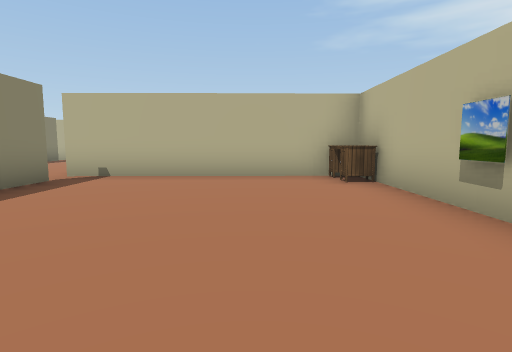
View 1 (above)

16 first-person views from a walk through a scene from a Unity 3-D project. The camera is 1.4 m above the floor, tilts 6° down and sees 80° across. The floor is counted in squares, 2 m on a side. Each view is taken from the middle of a square. On the plan, view 1 faces up. The plan holds only what a view shows up to about 10 squares ahead; the rest is blank. The place goes on beyond the plan. The player is left out. Some surface patterns are stand-ins.

View 2
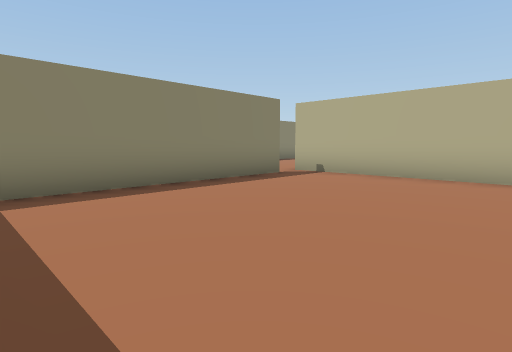

View 3
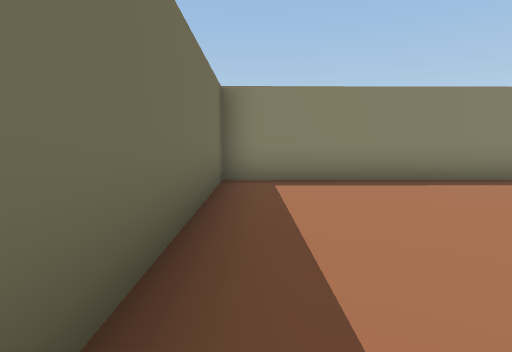

View 4
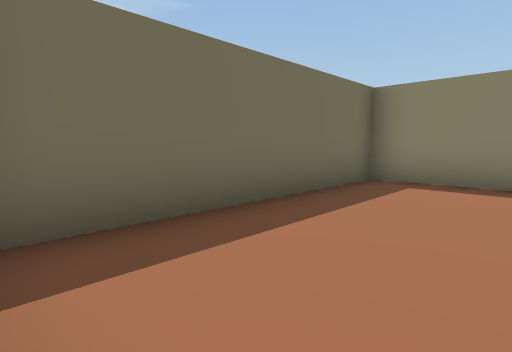

View 5
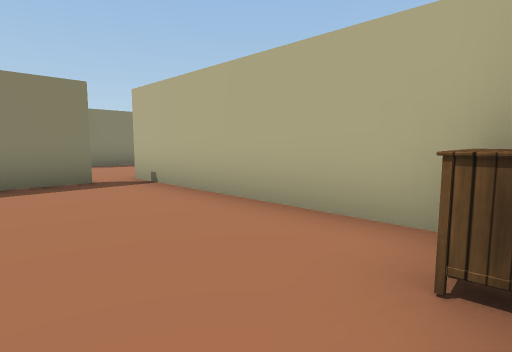

View 6
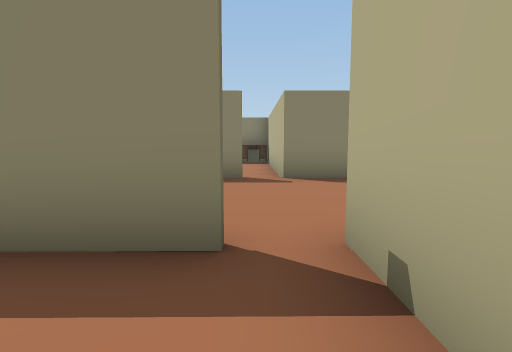

View 7
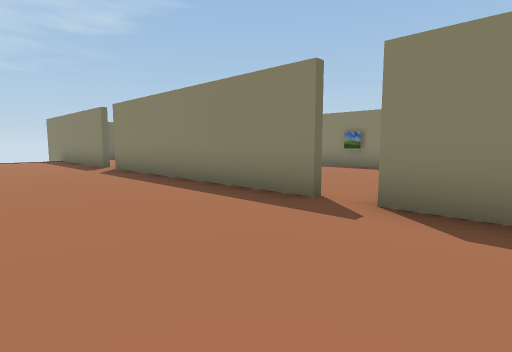

View 8
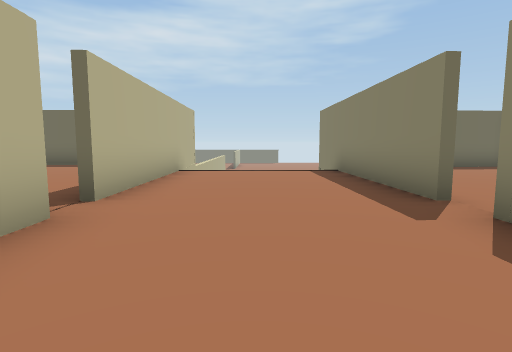

View 9
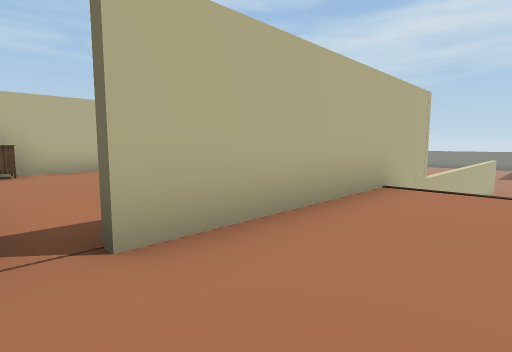

View 10
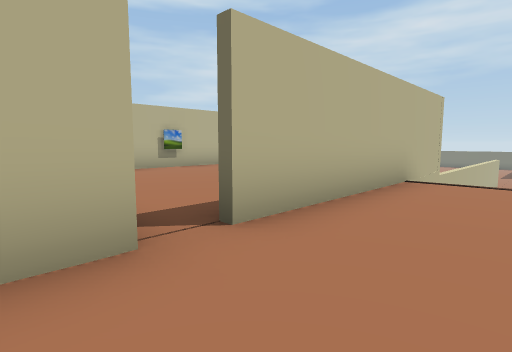

View 11
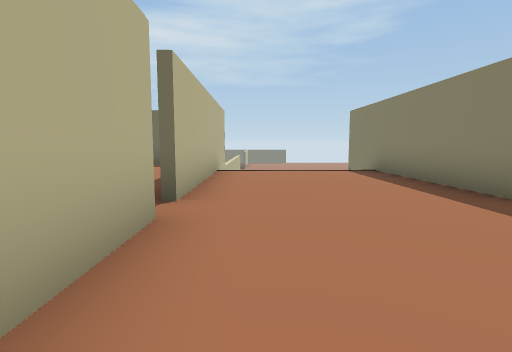

View 12
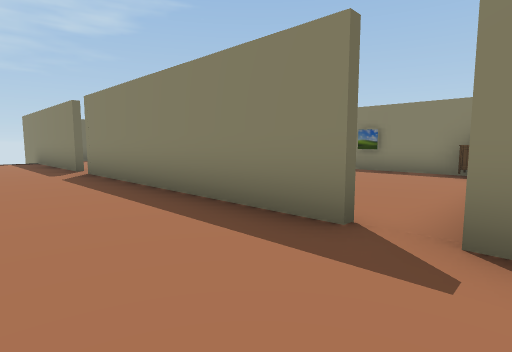

View 13
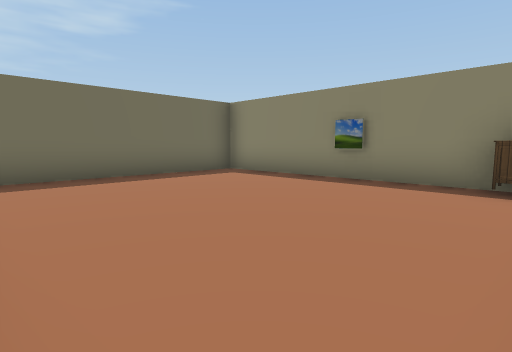

View 14
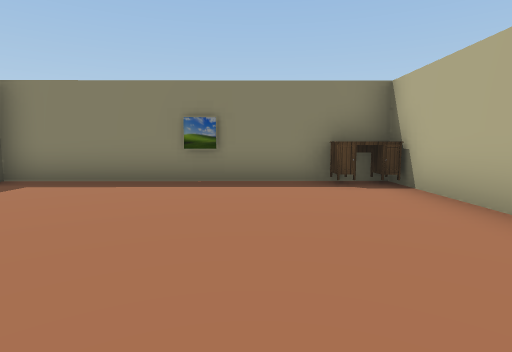

View 15
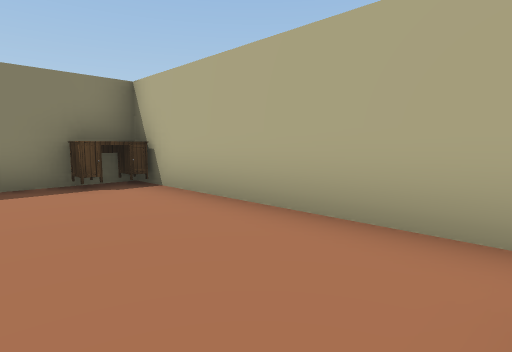

View 16
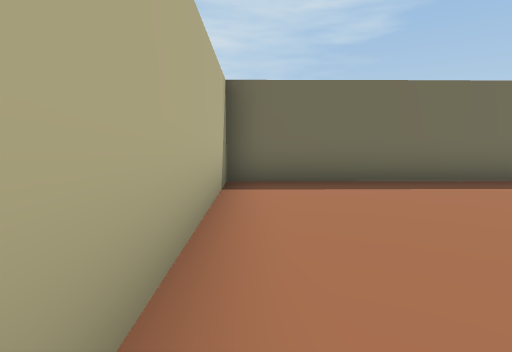

### Floor plan
Points are (right, up) in squares from view 1. A wall is a line through its corners. A room is listed if a view was taken in it or the views show most of it. See-through windows are left out.
Room 1 (views 1, 2, 3, 4, 5, 6)
walls: (-3.9, 5.8) (-3.9, -0.6) (1.6, -0.6); (2.3, 6.7) (-4.2, 6.6)
ways out: opening at (-4, 6) to room 2
objects: other object (2, -2) to (2, -1); other object (2, 6)
Room 2 (views 7, 8, 9, 10, 11, 12)
walls: (-4, -7.1) (-4, -1.6); (-8.3, -1.7) (-8.2, -7.2); (-4, -0.9) (-4.1, 1.1); (-8.4, 5.7) (-8.3, -0.9); (-8.4, 8) (-8.4, 6.6)
ways out: opening at (-4, 6) to room 1; opening at (-8, 6) to room 3; gap at (-4, -2)
Room 3 (views 13, 14, 15, 16)
walls: (-8.4, 6.6) (-14.7, 6.5) (-14.7, -0.8) (-8.4, -0.7) (-8.5, 4.6)
ways out: opening at (-8, 6) to room 2
objects: other object (-14, 6)

Where each view was taken, in squares from view 1:
view 1: 0 up, 0 right, facing up
view 2: 0 up, 1 right, facing up-left
view 3: 0 up, 2 right, facing left
view 4: 2 up, 2 right, facing down-left
view 5: 4 up, 2 right, facing up-left
view 6: 6 up, 2 left, facing left
view 7: 8 up, 5 left, facing down-left
view 8: 2 up, 6 left, facing down
view 9: 1 down, 6 left, facing down-right
view 10: 0 up, 6 left, facing down-right
view 11: 2 up, 5 left, facing down
view 12: 7 up, 6 left, facing down-left
view 13: 6 up, 9 left, facing down-left
view 14: 4 up, 9 left, facing left
view 15: 4 up, 9 left, facing up-left
view 16: 5 up, 9 left, facing down
